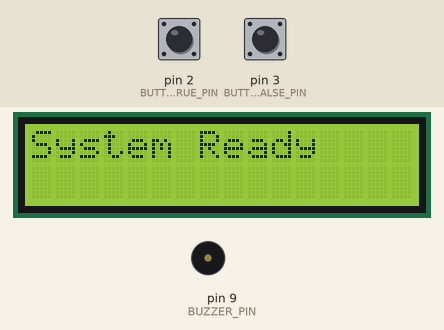
The sketch below on a simulated Arduino Uno, built with avr-gcc and run on an emulated ATmega328P. Shown: 16×2 character LCD, buzzer (waves = sounding). The inputs (shaded band) are chosen by the test bench; at power-on: pin 2 (BUTTON_TRUE_PIN) HIGH, pin 3 (BUTTON_FALSE_PIN) HIGH.

Above: at 0.1 s.
2.3 s: pin 2 (BUTTON_TRUE_PIN) pulled LOW for 0.15 s
At 4.1 s:
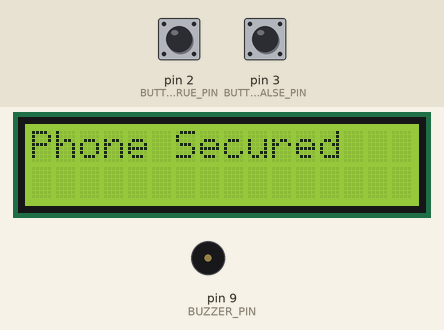
4.4 s: pin 3 (BUTTON_FALSE_PIN) pulled LOW for 0.15 s
At 5.0 s:
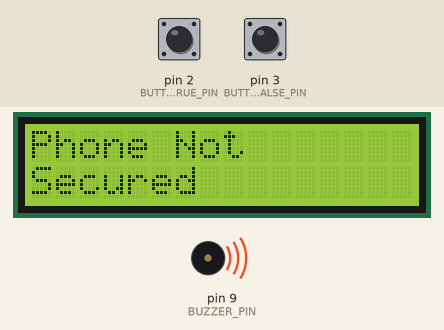
6.0 s: pin 2 (BUTTON_TRUE_PIN) pulled LOW for 1 s
At 6.13 s:
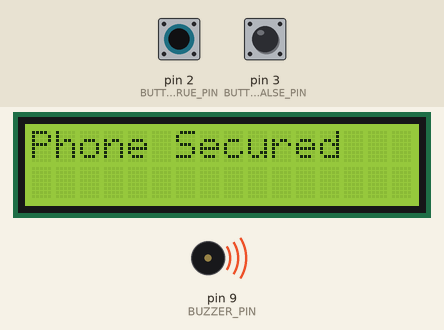
8.5 s: pin 3 (BUTTON_FALSE_PIN) pulled LOW for 1 s
At 9.4 s:
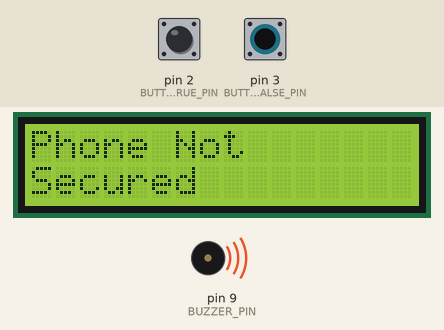
Timing chart, 0 to 11.5 s (numbered marks = the images above; inputs shaded):
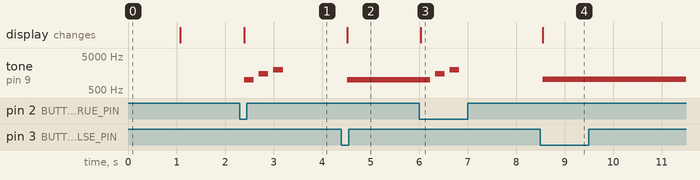

Measured:
- after the input at 2.3 s, tone on pin 9 (BUZZER_PIN): plays 1000 Hz for 0.20 s, 1500 Hz for 0.20 s, 2000 Hz for 0.20 s, starting after 0.10 s; the display: changes after 0.10 s (image 1)
- after the input at 4.4 s, tone on pin 9 (BUZZER_PIN): silent → 1000 Hz after 0.11 s; the display: changes after 0.11 s (image 2)
- after the input at 6.0 s, tone on pin 9 (BUZZER_PIN): plays 1500 Hz for 0.20 s, 2000 Hz for 0.20 s, starting after 0.23 s; the display: changes at once (image 3)
- after the input at 8.5 s, tone on pin 9 (BUZZER_PIN): silent → 1050 Hz after 0.05 s; the display: changes after 0.05 s (image 4)

The sketch:

UserInterfaceSubsystem.ino
```cpp
#include <Wire.h>
#include <LiquidCrystal_I2C.h>

// Create LCD using plain pointer to mimic C-style
LiquidCrystal_I2C lcd(0x27, 16, 2);

// Pin definitions
#define BUTTON_TRUE_PIN 2
#define BUTTON_FALSE_PIN 3
#define BUZZER_PIN 9

// System states
typedef enum {
  STATE_SECURED,
  STATE_NOT_SECURED
} SystemState;

SystemState currentState = STATE_NOT_SECURED;

// Function declarations
void handleSecuredState();
void handleNotSecuredState();

void setup() {
  // Init LCD
  lcd.init();
  lcd.backlight();

  // Setup pins
  pinMode(BUTTON_TRUE_PIN, INPUT_PULLUP);
  pinMode(BUTTON_FALSE_PIN, INPUT_PULLUP);
  pinMode(BUZZER_PIN, OUTPUT);

  // Startup message
  lcd.setCursor(0, 0);
  lcd.print("System Ready");
  delay(1000);
  lcd.clear();
}

void loop() {
  // Button state reads (active LOW)
  int truePressed = digitalRead(BUTTON_TRUE_PIN) == LOW;
  int falsePressed = digitalRead(BUTTON_FALSE_PIN) == LOW;

  if (truePressed && currentState != STATE_SECURED) {
    currentState = STATE_SECURED;
    handleSecuredState();
  } else if (falsePressed && currentState != STATE_NOT_SECURED) {
    currentState = STATE_NOT_SECURED;
    handleNotSecuredState();
  }

  // Buzzer behavior
  if (currentState == STATE_NOT_SECURED) {
    digitalWrite(BUZZER_PIN, HIGH);  // Loud continuous
  } else {
    digitalWrite(BUZZER_PIN, LOW);
  }

  delay(100); // debounce
}

void handleSecuredState() {
  lcd.clear();
  lcd.setCursor(0, 0);
  lcd.print("Phone Secured");

  // Simple pleasant tone sequence
  tone(BUZZER_PIN, 1000, 200);
  delay(300);
  tone(BUZZER_PIN, 1500, 200);
  delay(300);
  tone(BUZZER_PIN, 2000, 200);
  delay(300);
  noTone(BUZZER_PIN);
}

void handleNotSecuredState() {
  lcd.clear();
  lcd.setCursor(0, 0);
  lcd.print("Phone Not");
  lcd.setCursor(0, 1);
  lcd.print("Secured");

  static unsigned long lastUpdate = 0;
  static int freq = 1000;
  static int direction = 1; // 1 = up, -1 = down

  unsigned long now = millis();
  if (now - lastUpdate > 20) { // update frequency every 20ms
    lastUpdate = now;

    tone(BUZZER_PIN, freq);

    freq += direction * 50; // step size

    if (freq >= 3000) direction = -1; // go back down
    if (freq <= 1000) direction = 1;  // go back up
  }
}


  // Continuous tone handled in loop
```
